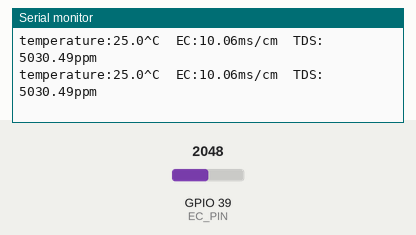
Recording of a sketch running on a simulated ESP32. On the bench: the last lines printed to the serial monitor. The inputs (shaded band) are chosen by the test bench; at power-on: GPIO 39 (EC_PIN) = 2048. EEPROM starts erased.

Above: at 2.8 s.
2.9 s: GPIO 39 (EC_PIN) set to 2866
At 3.7 s:
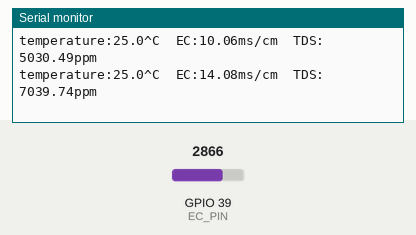
4.4 s: GPIO 39 (EC_PIN) set to 3603
At 5.8 s:
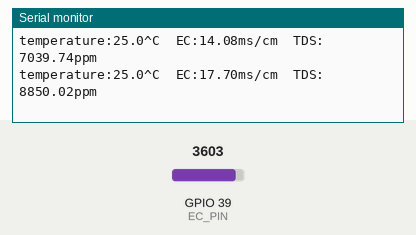
Timing chart, 0 to 7.4 s (numbered marks = the images above; inputs shaded):
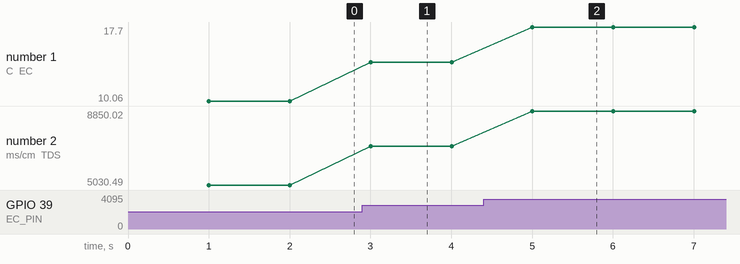

The sketch:

conversion_ec_mscm_pmm.ino
```cpp
// (licence header left out)
#include "DFRobot_EC.h"
#include <EEPROM.h>

#define EC_PIN 39
float voltage,ecValue,temperature = 25;
DFRobot_EC ec;

void setup()
{
  Serial.begin(115200);
  EEPROM.begin(64);
  ec.begin();
}

void loop()
{
    static unsigned long timepoint = millis();
    if(millis()-timepoint>1000U)  //time interval: 1s
    {
      timepoint = millis();
      voltage = analogRead(EC_PIN)/4096.0*3300;   // read the voltage
      //temperature = readTemperature();          // read your temperature sensor to execute temperature compensation
      ecValue =  ec.readEC(voltage,temperature);  // convert voltage to EC with temperature compensation
      float ec_ppm = ecValue * 1000.0  * 0.5;
      Serial.print("temperature:");
      Serial.print(temperature,1);
      Serial.print("^C  EC:");
      Serial.print(ecValue,2);
      Serial.print("ms/cm  TDS: ");
      Serial.println(ec_ppm + String("ppm"));

    }
    ec.calibration(voltage,temperature);          // calibration process by Serail CMD
}

float readTemperature()
{
  //add your code here to get the temperature from your temperature sensor
}
```

Measured:
- after the input at 2.9 s, the serial monitor: prints a new line after 0.10 s (image 1)
- after the input at 4.4 s, the serial monitor: prints a new line after 0.61 s (image 2)
- plotted number 1: 10.06 → 14.08 after the input at 2.9 s, 14.08 → 17.7 after the input at 4.4 s
- plotted number 2: 5030.49 → 7039.74 after the input at 2.9 s, 7039.74 → 8850.02 after the input at 4.4 s
